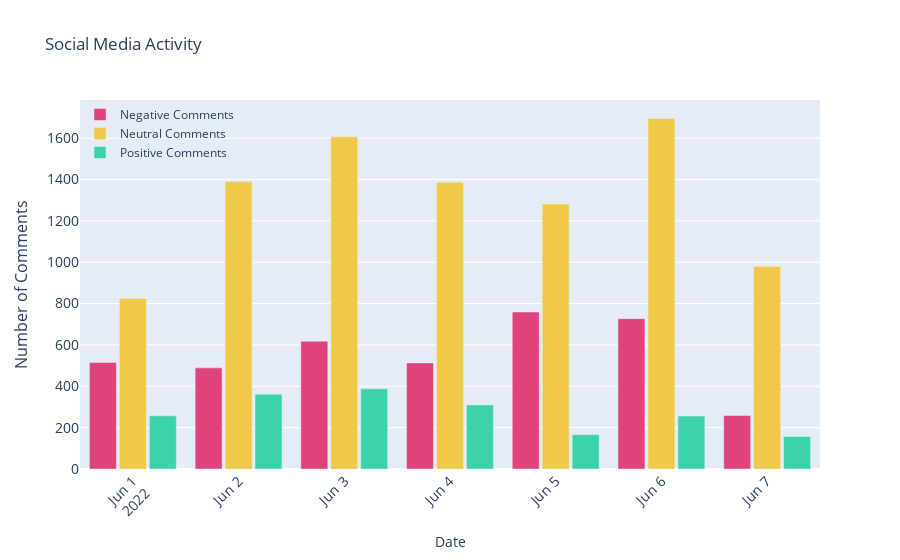

Notebook code cell kept with this figure:
### Code cell
import plotly.graph_objects as go



fig = go.Figure()
fig.add_trace(go.Bar(
    x=sentiment_data.index,
    y=sentiment_data.loc[:,"Negative"],
    name='Negative Comments',
    marker_color='#E0427C'
))
fig.add_trace(go.Bar(
    x=sentiment_data.index,
    y=sentiment_data.loc[:,"Neutral"],
    name='Neutral Comments',
    marker_color='#F0CA47'
))

fig.add_trace(go.Bar(
    x=sentiment_data.index,
    y=sentiment_data.loc[:,"Positive"],
    name='Positive Comments',
    marker_color='#3CD3A9'
))

fig.update_traces(textfont_size=12, textangle=0, textposition="outside", cliponaxis=False)
# Here we modify the tickangle of the xaxis, resulting in rotated labels.
fig.update_layout(
    xaxis_tickangle = - 45,
    title='Social Media Activity',
    xaxis = dict(title = "Date" , 
                  tickfont_size=14),
    yaxis=dict(
        title='Number of Comments',
        titlefont_size=16,
        tickfont_size=14,
    ),
    legend=dict(
        x=0,
        y=1.0,
        bgcolor='rgba(255, 255, 255, 0)',
        bordercolor='rgba(255, 255, 255, 0)'
    ),
    barmode='group',
    bargap=0.15, # gap between bars of adjacent location coordinates.
    bargroupgap=0.1 # gap between bars of the same location coordinate.
)

fig.show()

### Figure 1 — Plotly figure (JSON) as saved in the notebook; plotly's stock layout.template omitted (floating-point values rounded to 4 significant figures)
{"data": [{"cliponaxis": false, "marker": {"color": "#E0427C"}, "name": "Negative Comments", "textangle": 0, "textfont": {"size": 12}, "textposition": "outside", "type": "bar", "x": ["2022-06-01T00:00:00", "2022-06-02T00:00:00", "2022-06-03T00:00:00", "2022-06-04T00:00:00", "2022-06-05T00:00:00", "2022-06-06T00:00:00", "2022-06-07T00:00:00"], "y": [515, 489, 618, 513, 759, 727, 259]}, {"cliponaxis": false, "marker": {"color": "#F0CA47"}, "name": "Neutral Comments", "textangle": 0, "textfont": {"size": 12}, "textposition": "outside", "type": "bar", "x": ["2022-06-01T00:00:00", "2022-06-02T00:00:00", "2022-06-03T00:00:00", "2022-06-04T00:00:00", "2022-06-05T00:00:00", "2022-06-06T00:00:00", "2022-06-07T00:00:00"], "y": [825, 1390, 1606, 1386, 1281, 1695, 979]}, {"cliponaxis": false, "marker": {"color": "#3CD3A9"}, "name": "Positive Comments", "textangle": 0, "textfont": {"size": 12}, "textposition": "outside", "type": "bar", "x": ["2022-06-01T00:00:00", "2022-06-02T00:00:00", "2022-06-03T00:00:00", "2022-06-04T00:00:00", "2022-06-05T00:00:00", "2022-06-06T00:00:00", "2022-06-07T00:00:00"], "y": [257, 362, 388, 310, 166, 256, 157]}], "layout": {"bargap": 0.15, "bargroupgap": 0.1, "barmode": "group", "legend": {"bgcolor": "rgba(255, 255, 255, 0)", "bordercolor": "rgba(255, 255, 255, 0)", "x": 0, "y": 1}, "title": {"text": "Social Media Activity"}, "xaxis": {"tickangle": -45, "tickfont": {"size": 14}, "title": {"text": "Date"}}, "yaxis": {"tickfont": {"size": 14}, "title": {"font": {"size": 16}, "text": "Number of Comments"}}}}
